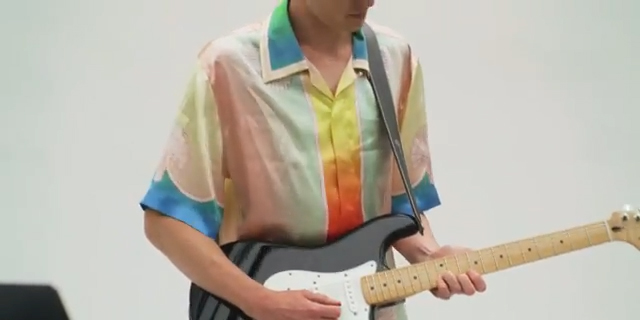
#> input picture images/LF016.jpg, 640 x 320 px
$ jupyter execute --allow-errors tp1_ME.ipynb
#> lines starting #> are read from the running program, lines starting #| are printed output that depends on the picture
# TP de Video Processing

## Importation des modules

[cell 1]
import matplotlib.pyplot as plt
import numpy as np
from PIL import Image
import calendar
import time
import cv2
import numpy as np

## **Question A**
Partant de deux frames F1 et F2 où F2 succède à F1 dans le temps, estimez par une méthode pixel-wise les vecteurs de mouvements des pixels de la frame F1 vers F2 (en admettant l’hypothèse de l’intensité constante).

## Chargement des frames

#> (a cell that did not finish here is left out)

#> (a cell that did not finish here is left out)

## Création des nd arrays associés aux images

#> (a cell that did not finish here is left out)

## Fonction qui mesure l'écart entre 2 pixels

Il s'agit ici d'appliquuer la distance de Manhattan (ou $\lVert.\lVert_1$) entre deux vecteurs qui sont dans ce cas des pixels en RGB.

[cell 5]
def get_absolute_diff_sum(pixel_a, pixel_b):
    return (abs((pixel_a).astype(int) - (pixel_b).astype(int))).sum()

## Déterminer les vecteurs de mouvement

### Déterminer le vecteur au niveau d'un pixel

La fonction ci-dessous va prendre un pixel aux coordonnées `x,y` de la `frame_1` et va chercher dans un voisinage de taille `max_distance` (autour de `(x,y)` )  un pixel de la `frame_2` un pixel ayant une luminescence (une valeur RGB) la plus proche.

[cell 6]
# [26 lines left out: function get_closer_pixel, not called in this run]

Après avoir déterminer le pixel de la frame 2 le plus proche de celui de la frame 1 on renvoie un tuple qui correspond à un vecteur de mouvement.

[cell 7]
def get_move_vector(frame_array_1,frame_array_2,x,y,step):
    new_x, new_y = get_closer_pixel(frame_array_1,frame_array_2,x,y,step)
    return new_x-x, new_y-y

### Déterminer les vecteurs de mouvement au niveau de tous les pixels de la frame

Le but va être de générer deux ndarrays u et v. Ces deux arrays correspondent respectivement aux coordonées directionnelles de chaque point de la frame.
u va représenter les abcisses de chaque point et v les ordonnées.

[cell 8]
# [19 lines left out: function generate_move_vectors, not called in this run]

## Afficher les vecteurs de mouvement

Ensuite nous générons les meshgrids ainsi que les vecteurs de mouvement u et v.

[cell 9]
STEP = 5
#> STEP = 5
window_size = 5
# [8 lines left out: function compute_movement_vectors, not called in this run]

#> (the rest of this cell did not finish here and is left out)

Il faut maintenant afficher via Quiver l'ensemble des vecteurs de mouvements

[cell 10]
# [7 lines left out: function display_movement_vectors, not called in this run]

#> (the rest of this cell did not finish here and is left out)

# (B) Méthode par bloc

[cell 11]
class BlockWiseComputer:
    block_size = 10
    window_size = 10
    def set_block_size(self,block_size :int) -> None:
        self.block_size = block_size
    def set_window_size(self,window_size :int) -> None:
        self.window_size = window_size

[cell 12]
class FromScratchBlockWiseComputer(BlockWiseComputer):
    def __init__(self, frame_1_file_name :str, frame_2_file_name :str ) -> None:
#> called with frame_1_file_name = 'images/LF016.jpg', frame_2_file_name = 'images/LF017.jpg'
        img1 = Image.open(frame_1_file_name)
#> img1 is the input picture: PIL image 640x320 RGB; mean R, G, B 185.9, 180, 168.4
        img2 = Image.open(frame_2_file_name)
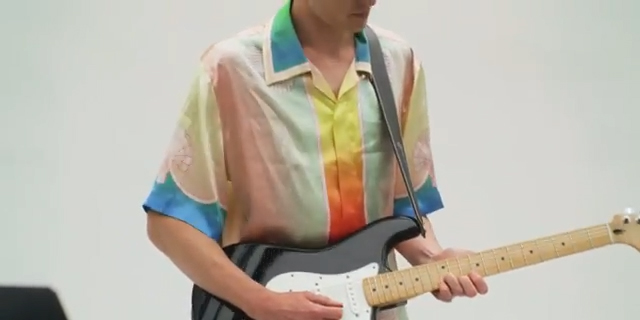
#> input picture images/LF017.jpg, 640 x 320 px
#> img2 is the input picture: PIL image 640x320 RGB; mean R, G, B 186.4, 180.5, 169
        self.frame_array_1 = np.asarray(img1)
        self.frame_array_2 = np.asarray(img2)

    def from_scratch_block_wise(self) -> None :
        height, width = self.frame_array_1.shape[:2]
#> height = 320; width = 640
        flow_vectors = []
        for x in range(0,height,self.block_size):
            for y in range(0,width,self.block_size):
                left_x_bound = max(x-self.window_size,0)
                right_x_bound = min(x+self.window_size,height-self.block_size)
                left_y_bound = max(y-self.window_size,0)
                right_y_bound = min(y+self.window_size,width-self.block_size)
                block_1 = self.frame_array_1[x:x+self.block_size,y:y+self.block_size].astype(int)
                min_cost = float('inf')
                best_match = (0,0)
                for i in range(left_x_bound,right_x_bound):
                    for j in range(left_y_bound,right_y_bound):
                        block_2 = self.frame_array_2[i:i+self.block_size,j:j+self.block_size].astype(int)
                        cost = np.mean(np.abs(block_1 - block_2))
                        if(cost < min_cost):
                            min_cost =cost
                            best_match = (x,y,x-i,y-j)
                flow_vectors.append(best_match)
#> after the loop, flow_vectors = 2048 items, first 6: (0, 0, 0, 0), (0, 10, 0, 10), (0, 20, 0, 0), (0, 30, 0, 0), (0, 40, 0, 0), (0, 50, -8, -6)
        for point in flow_vectors:
            x,y,dx,dy = point
            cv2.arrowedLine(self.frame_array_1, (y,x), (int(dy+y),int(dx+x)), (0, 0, 0),1)
#> this loop made 2048 passes
#> (point, y, dx, dy) on passes 1 to 3: ((0, 0, 0, 0), 0, 0, 0), ((0, 10, 0, 10), 10, 0, 10), ((0, 20, 0, 0), 20, 0, 0)
        fig, ax = plt.subplots(figsize =(20, 10))
        plt.imshow(self.frame_array_1)
    def __call__(self) -> None:
        self.from_scratch_block_wise()


blockwisecomputer = FromScratchBlockWiseComputer("images/LF016.jpg","images/LF017.jpg")

blockwisecomputer()

[cell 13]
class CV2BlockWiseComputer(BlockWiseComputer):
    def __init__(self, frame_1_file_name :str, frame_2_file_name :str ) -> None:
#> called with frame_1_file_name = 'images/LF016.jpg', frame_2_file_name = 'images/LF017.jpg'
        self.frame_array_1 = cv2.imread(frame_1_file_name)
        self.frame_array_2 = cv2.imread(frame_2_file_name)
        return

    def __call__(self) -> None:

        # convertir les images en niveau de gris
        gray1 = cv2.cvtColor(self.frame_array_1, cv2.COLOR_BGR2GRAY)
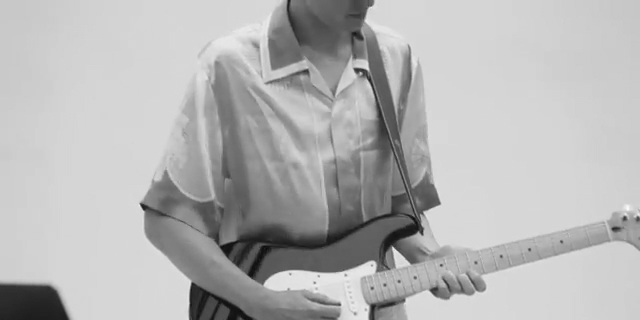
#> gray1: shape (320, 640); min 8, max 250, mean 180.5
        gray2 = cv2.cvtColor(self.frame_array_2, cv2.COLOR_BGR2GRAY)
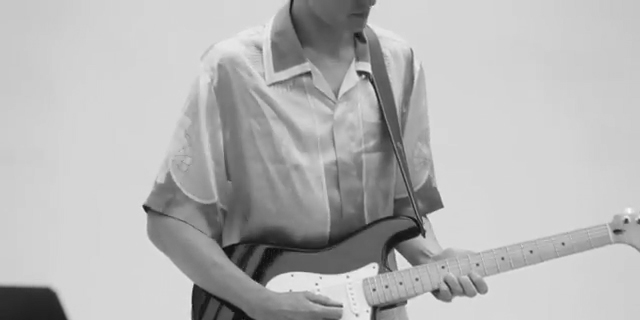
#> gray2: shape (320, 640); min 6, max 253, mean 181
        shift_size = 5

        # calculer le flux optique avec la méthode block-wise
        flow = cv2.calcOpticalFlowFarneback(gray1, gray2, flow=None, pyr_scale =0.5, levels=5, winsize=self.window_size, iterations=5, poly_n=16, poly_sigma=1.2, flags=0)

        ## créer une grille de points pour dessiner les vecteurs de flux
        h, w = gray1.shape
#> h = 320; w = 640
        grid_y, grid_x = np.mgrid[shift_size//2:h:shift_size, shift_size//2:w:shift_size].reshape(2, -1).astype(int)
#> grid_y = 8192 values from 2 to 317; grid_x = 8192 values, max 637 at index 127, min 2 at index 0, mean 319.5
        points = np.vstack([grid_x, grid_y]).T
#> points = 8192 pairs, first value 2 to 637, second value 2 to 317
        #
        ## dessiner les vecteurs de flux sur l'image 1
        fig, ax = plt.subplots(figsize =(20, 20))
        for x, y in points:
            dx, dy = flow[y, x]
            dx*=2
            dy*=2
            cv2.arrowedLine(self.frame_array_1, (x, y), (int(x+dx), int(y+dy)), (0, 0, 0))
#> this loop made 8192 passes
#> (x, dx, dy) on passes 1 to 3: (2, 0, 0), (7, 0, 0), (12, -7.12e-30, -8.38e-43)
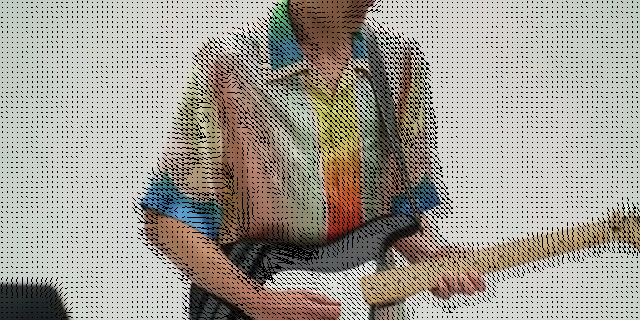
#> self.frame_array_1: shape (320, 640, 3); mean B, G, R 148.2, 157.7, 162.2
        #
        ## afficher les images avec les vecteurs de flux dessinés

        plt.imshow(self.frame_array_1)

cv2_blockwisecomputer = CV2BlockWiseComputer("images/LF016.jpg","images/LF017.jpg")
cv2_blockwisecomputer()
